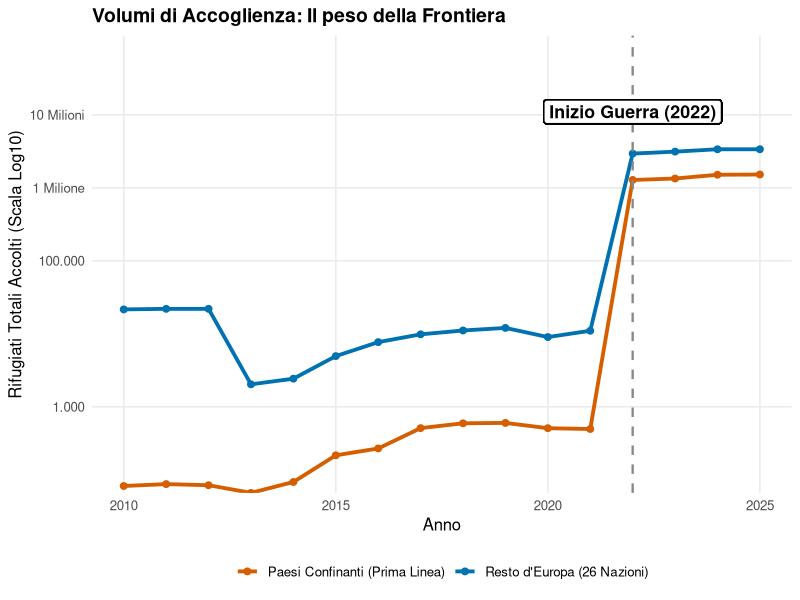
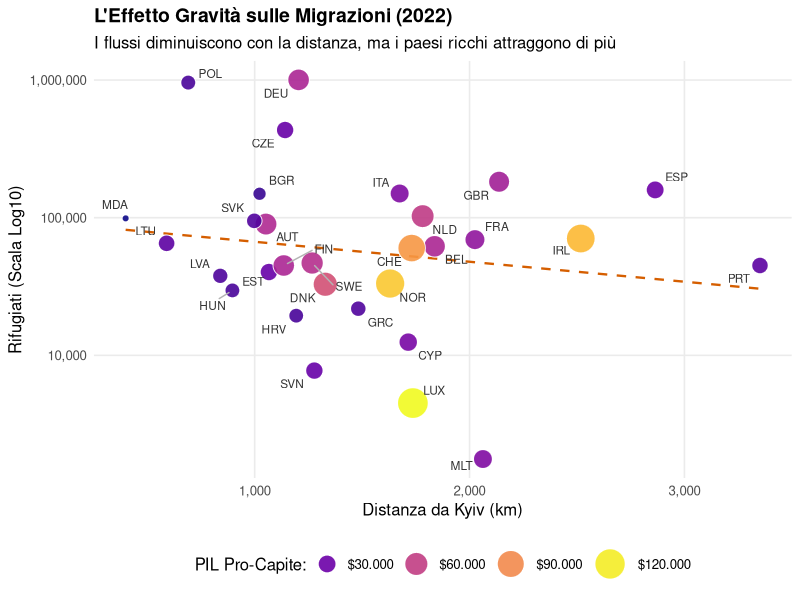
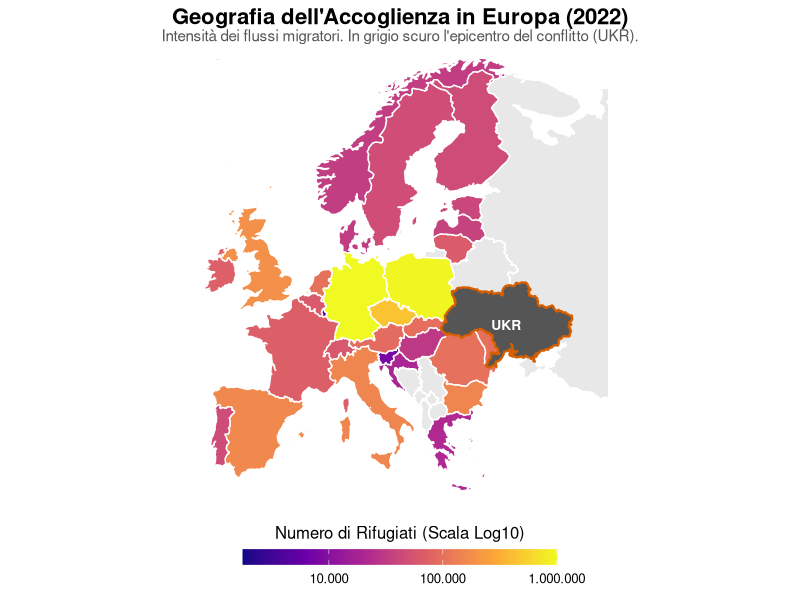
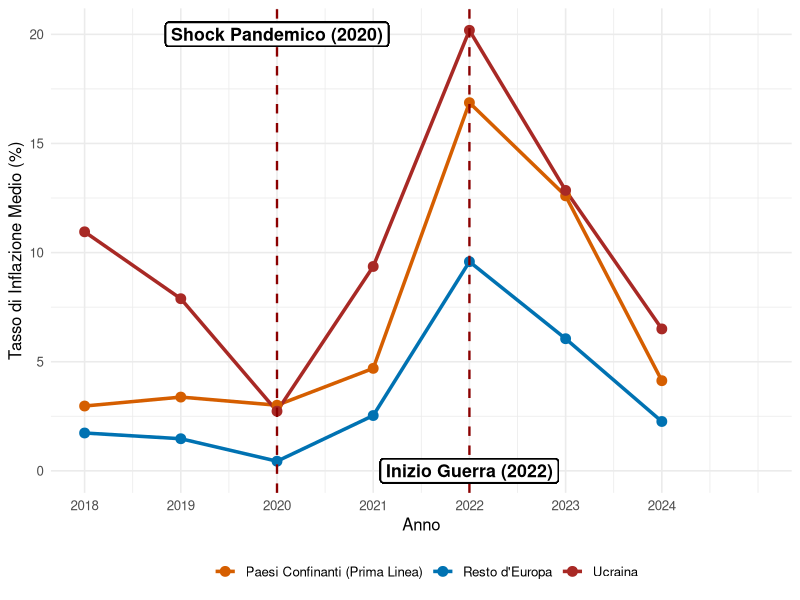
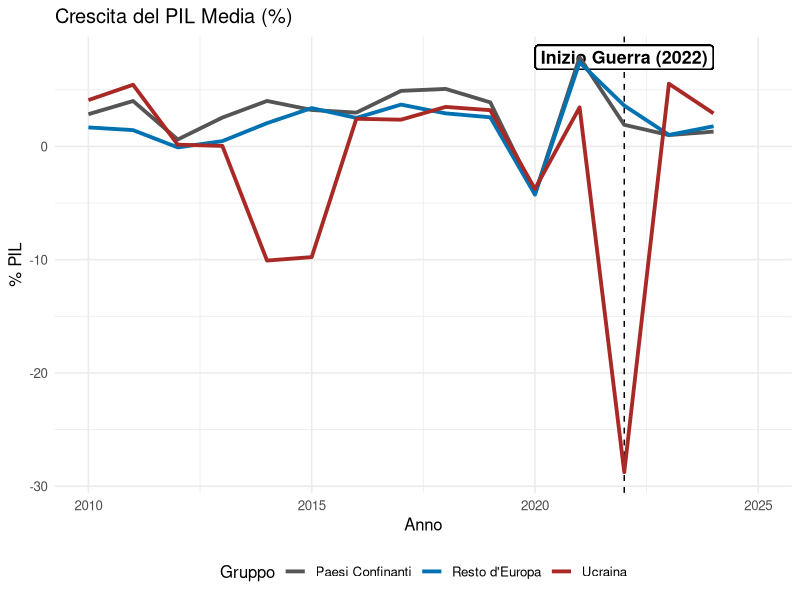

Source code (R) for these figures, in order:
## ---- chunk 1
#| echo: false
#| message: false
#| warning: false
library(tidyverse)
library(knitr)
library(kableExtra)
library(here)

# Caricamento del dataset (Assicurati che il percorso sia corretto)
master_data <- read_csv(here("DATA/PROCESSED/master_dataset_ukraine.csv"))
df <- read_csv(here("DATA/PROCESSED/dataset_finale_integrato.csv"))
## ---- chunk 2
#| echo: false
#| message: false
#| warning: false

library(knitr)
library(kableExtra)
library(dplyr)

codebook_data <- data.frame(
  Categoria = c("Target (Y)", "Push (X1)", "Pull (X2)", "Friction (X3)", 
                "Macro Shock", "Macro Shock", "Controllo", "Controllo"),
  Variabile = c("Refugees", "Total_Fatalities", "GDP_per_capita", "Dist_km", 
                "crescita_pil", "inflazione", "Periodo", "Confine"),
  Descrizione = c("Flussi rifugiati ucraini", "Intensità conflitto (vittime)", 
                  "Ricchezza paese destinaz.", "Distanza lineare da Kyiv", 
                  "Variazione % PIL reale", "Variazione % prezzi",
                  "Fasi: 2010-13, 14-21, 22-24", "Dummy contiguità (1/0)"),
  Fonte = c("UNHCR", "ACLED", "World Bank", "CEPII", "World Bank", "World Bank", "-", "-")
)

kable(codebook_data, format = "latex", booktabs = TRUE) %>%
  kable_styling(
    latex_options = c("hold_position"),
    font_size = 6
  ) %>%
  column_spec(1, bold = TRUE)
## ---- chunk 3
#| echo: false
#| warning: false
#| message: false

library(tidyverse)
library(knitr)
library(kableExtra)

# Usiamo il dataset definitivo
# (Assicurati che 'df' o 'dataset_finale' sia caricato in memoria)
stats_by_year <- df %>%
  filter(Year >= 2018 & Year <= 2024) %>%
  group_by(Year) %>%
  summarise(
    Tot_Rif = sum(Refugees, na.rm = TRUE),
    Vittime = max(Total_Fatalities, na.rm = TRUE), # max perché è costante per anno
    Infl_Media = mean(inflazione, na.rm = TRUE)
  ) %>%
  mutate(across(where(is.numeric), ~round(., 1)))

# Tabella professionale con 4 colonne
kable(stats_by_year, format = "latex", booktabs = TRUE, 
      col.names = c("Anno", "Tot. Rifugiati", "Vittime Guerra", "Inflazione Media (%)")) %>%
  kable_styling(latex_options = c("striped", "hold_position"), font_size = 8) %>%
  # Evidenziamo la riga del 2022 (quarta riga se partiamo dal 2018)
  row_spec(5, bold = TRUE, background = "#F2F2F2")
## ---- chunk 4
#| echo: false
#| warning: false
#| message: false
#| fig-align: "center"
#| out-width: "85%"
#| fig-height: 4.2

library(tidyverse)
library(scales)
library(here)

# Carichiamo il dataset unico
df <- read_csv(here("DATA/PROCESSED/dataset_finale_integrato.csv"))

# Creiamo i gruppi e calcoliamo la SOMMA dei rifugiati
df_flussi <- df %>%
  filter(iso3 != "UKR") %>% # Escludiamo l'Ucraina (origine)
  mutate(Gruppo = if_else(iso3 %in% c("POL", "ROU", "SVK", "HUN", "MDA"), 
                          "Paesi Confinanti (Prima Linea)", 
                          "Resto d'Europa (26 Nazioni)")) %>%
  group_by(Year, Gruppo) %>%
  summarise(Totale_Rifugiati = sum(Refugees, na.rm = TRUE), .groups = "drop")

# Creiamo il grafico
ggplot(df_flussi, aes(x = Year, y = Totale_Rifugiati + 1, color = Gruppo)) +
  geom_line(linewidth = 1.3) +
  geom_point(size = 2) +
  
  # Linea dell'invasione
  geom_vline(xintercept = 2022, linetype = "dashed", color = "#888888", linewidth = 0.8) +
  geom_label(aes(x = 2022, y = 11000000, label = "Inizio Guerra (2022)"),
             size = 4.5, color = "black", fontface = "bold", fill = "white", label.size = 0.5) +
  
  # Scala Logaritmica
  scale_y_log10(
    breaks = c(1, 1000, 100000, 1000000, 10000000),
    labels = c("0", "1.000", "100.000", "1 Milione", "10 Milioni"),
    expand = expansion(mult = c(0, 0.2)) 
  ) +
  
  # Colori coordinati con l'analisi macroeconomica successiva
  scale_color_manual(values = c(
    "Paesi Confinanti (Prima Linea)" = "#D55E00", 
    "Resto d'Europa (26 Nazioni)" = "#0072B2"
  )) +
  
  theme_minimal(base_size = 12) +
  theme(
    legend.position = "bottom",
    legend.title = element_blank(), 
    plot.title = element_text(face = "bold", size = 14),
    panel.grid.minor = element_blank()
  ) +
  labs(
    title = "Volumi di Accoglienza: Il peso della Frontiera",
    x = "Anno",
    y = "Rifugiati Totali Accolti (Scala Log10)"
  )
## ---- chunk 5
#| fig-pos: "H"
#| fig-width: 8
#| fig-height: 5
#| out-width: "100%"
#| warning: false
#| message: false

library(ggplot2)
library(scales)
library(ggrepel)
library(dplyr)
library(tidyr) # Ci serve per la funzione drop_na()

master_data %>%
  # 1. Pulizia: Togliamo chi ha 0 rifugiati (evita log di 0) 
  filter(Year == 2022, Refugees > 0) %>%
  # E togliamo eventuali righe con dati mancanti per evitare i Warning
  drop_na(Dist_km, GDP_per_capita, Refugees) %>%
  
  ggplot(aes(x = Dist_km, y = Refugees)) +
  
  geom_smooth(method = "lm", se = FALSE, color = "#D55E00", linetype = "dashed", linewidth = 0.8) +
  
  # 2. Doppio mapping: Size E Fill dipendono entrambi dal PIL pro-capite
  geom_point(aes(size = GDP_per_capita, fill = GDP_per_capita), 
             shape = 21, color = "white", alpha = 0.9) +
  
  geom_text_repel(aes(label = iso3), 
                  size = 3, color = "#333333",
                  box.padding = 0.4, point.padding = 0.3, segment.color = "grey70") +
  
  # Formattazione assi pulita
  scale_y_log10(labels = comma) +
  scale_x_continuous(labels = comma) +
  
  # 3. Risoluzione errori formato numeri e unione legende
  # Diamo a entrambe le scale lo STESSO nome così R le unisce in una sola legenda
  scale_size_continuous(name = "PIL Pro-Capite:", 
                        range = c(2, 10), 
                        labels = dollar_format(prefix = "$", big.mark = ".", decimal.mark = ",")) +
  
  scale_fill_viridis_c(name = "PIL Pro-Capite:", 
                       option = "plasma", # Palette che va dal viola scuro al giallo chiaro
                       labels = dollar_format(prefix = "$", big.mark = ".", decimal.mark = ",")) +
  
  # Forziamo la legenda a combinare dimensione e colore nei pallini in basso
  guides(fill = guide_legend(), size = guide_legend()) +
  
  theme_minimal(base_size = 12) +
  theme(
    legend.position = "bottom",
    plot.title = element_text(face = "bold", size = 14),
    panel.grid.minor = element_blank()
  ) +
  labs(
    title = "L'Effetto Gravità sulle Migrazioni (2022)",
    subtitle = "I flussi diminuiscono con la distanza, ma i paesi ricchi attraggono di più",
    x = "Distanza da Kyiv (km)", 
    y = "Rifugiati (Scala Log10)"
  )
## ---- chunk 6
#| fig-pos: "H"
#| fig-width: 8
#| fig-height: 7
#| out-width: "100%"
#| message: false
#| warning: false

library(ggplot2)
library(sf)
library(rnaturalearth)
library(rnaturalearthdata)
library(dplyr)
library(scales)

# 1. Scarichiamo i confini dell'Europa
europe <- ne_countries(scale = "medium", returnclass = "sf", continent = "Europe")

# 2. Filtriamo i nostri dati per il 2022
map_data_2022 <- master_data %>% filter(Year == 2022)

# 3. Uniamo usando adm0_a3 (molto più affidabile di iso_a3 per i confini)
europe_data <- europe %>% 
  left_join(map_data_2022, by = c("adm0_a3" = "iso3"))

# 4. Disegniamo la mappa
ggplot(data = europe_data) +
  # Livello 1: Sfondo per tutti i paesi europei (grigio chiaro)
  geom_sf(fill = "#E8E8E8", color = "white", linewidth = 0.4) +
  
  # Livello 2: Coloriamo solo i paesi del nostro dataset con i rifugiati
  geom_sf(aes(fill = Refugees), color = "white", linewidth = 0.5) +
  
  # Livello 3: Evidenziamo l'Ucraina come "Epicentro" (grigio scuro, bordo rosso)
  geom_sf(data = europe_data %>% filter(adm0_a3 == "UKR"),
          fill = "#555555", color = "#D55E00", linewidth = 0.8) +
  geom_sf_text(data = europe_data %>% filter(adm0_a3 == "UKR"),
               aes(label = "UKR"), color = "white", size = 3.5, fontface = "bold") +
  
  # Inquadratura allargata per includere Portogallo, Scandinavia e Cipro
  coord_sf(xlim = c(-12, 45), ylim = c(34, 71), expand = FALSE) +
  
  # Scala colori "Plasma" con legenda orizzontale formattata
  scale_fill_viridis_c(
    option = "plasma", 
    trans = "log10", 
    labels = comma_format(big.mark = ".", decimal.mark = ","),
    na.value = "transparent", # Lascia trasparire lo sfondo grigio
    name = "Numero di Rifugiati (Scala Log10)",
    guide = guide_colorbar(
      direction = "horizontal",
      barheight = unit(4, "mm"),
      barwidth = unit(80, "mm"),
      title.position = "top",
      title.hjust = 0.5
    )
  ) +
  
  # Tema mappa pulito
  theme_void(base_size = 12) +
  theme(
    legend.position = "bottom",
    legend.margin = margin(t = 10, b = 10),
    plot.title = element_text(face = "bold", size = 16, hjust = 0.5),
    plot.subtitle = element_text(size = 11, hjust = 0.5, color = "#555555", margin = margin(b = 10)),
  ) +
  labs(
    title = "Geografia dell'Accoglienza in Europa (2022)",
    subtitle = "Intensità dei flussi migratori. In grigio scuro l'epicentro del conflitto (UKR)."
  )
## ---- chunk 7
#| echo: false
#| warning: false
#| message: false
#| fig-align: "center"
#| out-width: "85%"
#| fig-width: 8
#| fig-height: 4.2

library(tidyverse)
library(here)

df <- read_csv(here("DATA/PROCESSED/dataset_finale_integrato.csv"))

# Calcoliamo la media dell'inflazione per i TRE gruppi (inclusa Ucraina)
df_inflazione <- df %>%
  filter(Year >= 2018) %>%
  mutate(Gruppo = case_when(
    iso3 == "UKR" ~ "Ucraina",
    iso3 %in% c("POL", "ROU", "SVK", "HUN", "MDA") ~ "Paesi Confinanti (Prima Linea)", 
    TRUE ~ "Resto d'Europa"
  )) %>%
  group_by(Year, Gruppo) %>%
  summarise(Media_Inflazione = mean(inflazione, na.rm = TRUE), .groups = 'drop')

# Creiamo il grafico
ggplot(df_inflazione, aes(x = Year, y = Media_Inflazione, color = Gruppo)) +
  geom_line(linewidth = 1.2) +
  geom_point(size = 3) +
  geom_vline(xintercept = 2022, linetype = "dashed", color = "darkred", linewidth = 0.8) +
  geom_vline(xintercept = 2020, linetype = "dashed", color = "darkred", linewidth = 0.8) +
    geom_label(
    aes(x = 2022, y = 0), label = "Inizio Guerra (2022)", na.rm = TRUE,
    size = 4.5, color = "black", fontface = "bold", fill = "white", label.size = 0.5,
    inherit.aes = FALSE
  ) + 
  geom_label(
    aes(x = 2020, y = 20), label = "Shock Pandemico (2020)", na.rm = TRUE,
    size = 4.5, color = "black", fontface = "bold", fill = "white", label.size = 0.5,
    inherit.aes = FALSE
  ) +
  scale_color_manual(values = c(
    "Ucraina" = "#A82925",                           # Rosso scuro (Epicentro)
    "Paesi Confinanti (Prima Linea)" = "#D55E00",    # Arancione (Frontiera)
    "Resto d'Europa" = "#0072B2"                     # Blu (Periferia/Resto)
  )) +
  scale_x_continuous(breaks = 2018:2024) +
  labs(
    y = "Tasso di Inflazione Medio (%)",
    x = "Anno",
    color = ""
  ) +
  theme_minimal(base_size = 12) +
  theme(legend.position = "bottom")
## ---- chunk 8
#| echo: false
#| message: false
#| warning: false

library(tidyverse)
library(here)

# Carichiamo il dataset unico
df <- read_csv(here("DATA/PROCESSED/dataset_finale_integrato.csv"))

# Creiamo le categorie per il confronto
df_groups <- df %>%
  mutate(Gruppo = case_when(
    iso3 == "UKR" ~ "Ucraina",
    iso3 %in% c("POL", "ROU", "SVK", "HUN", "MDA") ~ "Paesi Confinanti",
    TRUE ~ "Resto d'Europa"
  )) %>%
  # Calcoliamo le medie per gruppo per ogni anno
  group_by(Year, Gruppo, periodo) %>%
  summarise(
    crescita_pil = mean(crescita_pil, na.rm = TRUE),
    inflazione = mean(inflazione, na.rm = TRUE),
    .groups = "drop"
  )
## ---- chunk 9
ggplot(df_groups, aes(x = Year, y = crescita_pil, color = Gruppo)) +
  geom_vline(xintercept = 2022, linetype = "dashed", color = "black") + 
  geom_label(aes(x = 2022, y = max(df_groups$crescita_pil, na.rm = TRUE), label = "Inizio Guerra (2022)"),
             size = 4.5, color = "black", fontface = "bold", fill = "white", label.size = 0.5) +
  geom_line(linewidth = 1.3) +
  scale_color_manual(values = c(
    "Ucraina" = "#A82925",          # Rosso Unibo
    "Paesi Confinanti" = "#555555", # Grigio scuro
    "Resto d'Europa" = "#0072B2"    # Blu accademico
  )) +
  theme_minimal(base_size = 12) +
  labs(title = "Crescita del PIL Media (%)", x = "Anno", y = "% PIL") +
  theme(legend.position = "bottom")
## ---- chunk 10
#| echo: false
#| message: false
#| warning: false

library(tidyverse)
library(knitr)
library(kableExtra)

# Prepariamo i dati filtrando i periodi di interesse
df_stats <- df %>%
  filter(periodo %in% c("Pre-guerra", "Post-guerra")) %>%
  mutate(Gruppo = case_when(
    iso3 == "UKR" ~ "UKR",
    iso3 %in% c("POL", "ROU", "SVK", "HUN", "MDA") ~ "Conf.",
    TRUE ~ "Resto"
  )) %>%
  group_by(Gruppo, periodo) %>%
  summarise(
    Media = mean(crescita_pil, na.rm = TRUE),
    SD = sd(crescita_pil, na.rm = TRUE),
    Min = min(crescita_pil, na.rm = TRUE),
    Max = max(crescita_pil, na.rm = TRUE),
    .groups = "drop"
  )

kable(df_stats, format = "latex", booktabs = TRUE, digits = 1) %>%
  kable_styling(latex_options = c("striped", "scale_down"), font_size = 6) %>%
  column_spec(3, bold = TRUE, color = ifelse(df_stats$Media < 0, "red", "black"))
## ---- chunk 11
#| echo: false
#| message: false
#| warning: false

df_stats_infl <- df %>%
  filter(periodo %in% c("Pre-guerra", "Post-guerra")) %>%
  mutate(Gruppo = case_when(
    iso3 == "UKR" ~ "UKR",
    iso3 %in% c("POL", "ROU", "SVK", "HUN", "MDA") ~ "Conf.",
    TRUE ~ "Resto"
  )) %>%
  group_by(Gruppo, periodo) %>%
  summarise(
    Media = mean(inflazione, na.rm = TRUE),
    SD = sd(inflazione, na.rm = TRUE),
    Min = min(inflazione, na.rm = TRUE),
    Max = max(inflazione, na.rm = TRUE),
    .groups = "drop"
  )

kable(df_stats_infl, format = "latex", booktabs = TRUE, digits = 1) %>%
  kable_styling(latex_options = c("striped", "scale_down"), font_size = 6)
## ---- chunk 12
#| echo: false
#| message: false
#| warning: false

library(knitr)
library(kableExtra)

# Creiamo il dataframe con le specifiche del modello
variabili_df <- data.frame(
  Variabile = c("$Y_{it}$", "$R_{it}$", "$C_i$", "$T_t$", "$C_i \\times T_t$", 
                "$R_{it} \\times T_t$", "$INF_{it}$", "$FAT_{it}$", "$\\epsilon_{it}$"),
  Descrizione = c("PIL pro capite (USD correnti)", "Numero rifugiati ucraini", 
                  "Dummy paesi confinanti (1/0)", "Dummy post-guerra ($t \\ge 2022$)", 
                  "Interazione: confinanza $\\times$ post", "Interazione: rifugiati $\\times$ post", 
                  "Tasso di inflazione (\\%)", "Vittime totali di conflitto", "Termine di errore"),
  Tipo = c("Continua", "Continua", "Dummy", "Dummy", "Interazione", 
           "Interazione", "Continua", "Continua", "-"),
  Fonte = c("World Bank", "UNHCR", "-", "-", "-", "-", "World Bank", "ACLED", "-")
)

# Generiamo la tabella compatta
kable(variabili_df, format = "latex", booktabs = TRUE, escape = FALSE, align = "clcc") %>%
  kable_styling(latex_options = c("striped", "scale_down"), font_size = 7) %>%
  row_spec(0, bold = TRUE)
## ---- chunk 13
#| echo: false
#| message: false
#| warning: false

library(knitr)
library(kableExtra)

conf_post <- df |> 
  filter(iso3 %in% c("POL", "ROU", "SVK", "HUN", "MDA"),
         periodo == "Post-guerra") |> 
  pull(GDP_per_capita)

nonconf_post <- df |> 
  filter(!iso3 %in% c("POL", "ROU", "SVK", "HUN", "MDA", "UKR"),
         periodo == "Post-guerra") |> 
  pull(GDP_per_capita)

test_pil <- t.test(conf_post, nonconf_post, var.equal = FALSE)

data.frame(
  ` ` = c("Media Confinanti", "Media Non Confinanti", "Differenza", 
           "t-statistic", "Gradi libertà", "p-value", "IC 95% inf", "IC 95% sup"),
  Valore = c(
    round(mean(conf_post, na.rm = TRUE), 1),
    round(mean(nonconf_post, na.rm = TRUE), 1),
    round(mean(conf_post, na.rm = TRUE) - mean(nonconf_post, na.rm = TRUE), 1),
    round(test_pil$statistic, 4),
    round(test_pil$parameter, 1),
    round(test_pil$p.value, 4),
    round(test_pil$conf.int[1], 1),
    round(test_pil$conf.int[2], 1)
  )
) |>
  kable(format = "latex", booktabs = TRUE, 
        col.names = c("Statistica", "Valore"),
        align = "lc") |>
  kable_styling(latex_options = c("striped", "hold_position"), font_size = 8) |>
  row_spec(4:6, bold = TRUE)
## ---- chunk 14
#| echo: false
#| message: false
#| warning: false

conf_infl <- df |> 
  filter(iso3 %in% c("POL", "ROU", "SVK", "HUN", "MDA"),
         periodo == "Post-guerra") |> 
  pull(inflazione)

nonconf_infl <- df |> 
  filter(!iso3 %in% c("POL", "ROU", "SVK", "HUN", "MDA", "UKR"),
         periodo == "Post-guerra") |> 
  pull(inflazione)

test_infl <- t.test(conf_infl, nonconf_infl, var.equal = FALSE)

data.frame(
  ` ` = c("Media Confinanti", "Media Non Confinanti", "Differenza",
           "t-statistic", "Gradi libertà", "p-value", "IC 95% inf", "IC 95% sup"),
  Valore = c(
    round(mean(conf_infl, na.rm = TRUE), 2),
    round(mean(nonconf_infl, na.rm = TRUE), 2),
    round(mean(conf_infl, na.rm = TRUE) - mean(nonconf_infl, na.rm = TRUE), 2),
    round(test_infl$statistic, 4),
    round(test_infl$parameter, 1),
    round(test_infl$p.value, 4),
    round(test_infl$conf.int[1], 2),
    round(test_infl$conf.int[2], 2)
  )
) |>
  kable(format = "latex", booktabs = TRUE,
        col.names = c("Statistica", "Valore"),
        align = "lc") |>
  kable_styling(latex_options = c("striped", "hold_position"), font_size = 8) |>
  row_spec(4:6, bold = TRUE)
## ---- chunk 15
#| echo: false
#| message: false
#| warning: false

conf_pre <- df |> 
  filter(iso3 %in% c("POL", "ROU", "SVK", "HUN", "MDA"),
         periodo == "Pre-guerra") |> 
  pull(crescita_pil)

conf_post_pil <- df |> 
  filter(iso3 %in% c("POL", "ROU", "SVK", "HUN", "MDA"),
         periodo == "Post-guerra") |> 
  pull(crescita_pil)

rest_pre <- df |> 
  filter(!iso3 %in% c("POL", "ROU", "SVK", "HUN", "MDA", "UKR"),
         periodo == "Pre-guerra") |> 
  pull(crescita_pil)

rest_post <- df |> 
  filter(!iso3 %in% c("POL", "ROU", "SVK", "HUN", "MDA", "UKR"),
         periodo == "Post-guerra") |> 
  pull(crescita_pil)

test_conf  <- t.test(conf_pre, conf_post_pil, var.equal = FALSE)
test_resto <- t.test(rest_pre, rest_post, var.equal = FALSE)

data.frame(
  Gruppo = c("Confinanti", "Confinanti", "Confinanti",
             "Resto Europa", "Resto Europa", "Resto Europa"),
  Statistica = rep(c("t-statistic", "p-value", "Differenza media"), 2),
  Valore = c(
    round(test_conf$statistic, 4),
    round(test_conf$p.value, 4),
    round(mean(conf_pre, na.rm=TRUE) - mean(conf_post_pil, na.rm=TRUE), 2),
    round(test_resto$statistic, 4),
    round(test_resto$p.value, 4),
    round(mean(rest_pre, na.rm=TRUE) - mean(rest_post, na.rm=TRUE), 2)
  )
) |>
  kable(format = "latex", booktabs = TRUE, align = "llc") |>
  kable_styling(latex_options = c("striped", "hold_position"), font_size = 8) |>
  pack_rows("Confinanti: Pre vs Post-guerra", 1, 3) |>
  pack_rows("Resto Europa: Pre vs Post-guerra", 4, 6)
## ---- chunk 16

#| echo: false
#| message: false
#| warning: false

library(tidyverse)
library(knitr)
library(kableExtra)
library(here)

df <- read_csv(here("DATA/PROCESSED/dataset_finale_integrato.csv"))

# Separiamo pre-2022 e post-2022
pre_2022 <- df %>%
  filter(Year < 2022, Year >= 2018) %>%
  select(Refugees, Total_Fatalities, inflazione) %>%
  na.omit()

post_2022 <- df %>%
  filter(Year >= 2022) %>%
  select(Refugees, Total_Fatalities, inflazione) %>%
  na.omit()

# Test t per rifugiati
test_rif <- t.test(pre_2022$Refugees, post_2022$Refugees, var.equal = FALSE)

# Test t per vittime
test_vit <- t.test(pre_2022$Total_Fatalities, post_2022$Total_Fatalities, var.equal = FALSE)

# Test t per inflazione
test_inf <- t.test(pre_2022$inflazione, post_2022$inflazione, var.equal = FALSE)

# Tabella risultati
results <- data.frame(
  Variabile = c("Rifugiati", "Vittime", "Inflazione (%)"),
  Media_Pre = c(
    round(mean(pre_2022$Refugees, na.rm = TRUE), 0),
    round(mean(pre_2022$Total_Fatalities, na.rm = TRUE), 0),
    round(mean(pre_2022$inflazione, na.rm = TRUE), 2)
  ),
  Media_Post = c(
    round(mean(post_2022$Refugees, na.rm = TRUE), 0),
    round(mean(post_2022$Total_Fatalities, na.rm = TRUE), 0),
    round(mean(post_2022$inflazione, na.rm = TRUE), 2)
  ),
  t_stat = c(
    round(test_rif$statistic, 3),
    round(test_vit$statistic, 3),
    round(test_inf$statistic, 3)
  ),
  p_value = c(
    round(test_rif$p.value, 4),
    round(test_vit$p.value, 4),
    round(test_inf$p.value, 4)
  ),
  Sig = c(
    if_else(test_rif$p.value < 0.001, "***", 
            if_else(test_rif$p.value < 0.01, "**", 
                    if_else(test_rif$p.value < 0.05, "*", ""))),
    if_else(test_vit$p.value < 0.001, "***", 
            if_else(test_vit$p.value < 0.01, "**", 
                    if_else(test_vit$p.value < 0.05, "*", ""))),
    if_else(test_inf$p.value < 0.001, "***", 
            if_else(test_inf$p.value < 0.01, "**", 
                    if_else(test_inf$p.value < 0.05, "*", "")))
  )
)

kable(results, format = "latex", booktabs = TRUE,
      col.names = c("Variabile", "Media Pre-2022", "Media Post-2022", 
                    "t-stat", "p-value", "Sig."),
      align = "lcccccc") %>%
  kable_styling(latex_options = c("striped", "hold_position"), font_size = 7) %>%
  row_spec(0, bold = TRUE)
## ---- chunk 17
#| echo: false
#| message: false
#| warning: false

library(knitr)
library(kableExtra)

variabili_df <- data.frame(
  Variabile = c("$Y_{it}$", "$\\Delta R_{it}$", "$C_i$", "$T_t$", 
                "$C_i \\times T_t$", "$\\Delta R_{it} \\times T_t$", 
                "$INF_{it}$", "$FAT_{it}$", "$1/Dist_i$", "$\\epsilon_{it}$"),
  Descrizione = c("PIL pro capite (USD correnti)", 
                  "Flusso migratorio annuo (\\textit{delta} rifugiati)",
                  "Dummy paesi confinanti (1/0)", 
                  "Dummy post-guerra ($t \\ge 2022$)", 
                  "Interazione: confinanza $\\times$ post-guerra",
                  "Interazione: flusso migratorio $\\times$ post-guerra", 
                  "Tasso di inflazione (\\%)", 
                  "Vittime totali di conflitto",
                  "Distanza inversa da Kyiv (effetto gravità)",
                  "Termine di errore"),
  Tipo = c("Continua", "Continua", "Dummy", "Dummy", 
           "Interazione", "Interazione", "Continua", "Continua", "Continua", "-"),
  Fonte = c("World Bank", "UNHCR", "-", "-", "-", "-", "World Bank", "ACLED", "CEPII", "-")
)

kable(variabili_df, format = "latex", booktabs = TRUE, escape = FALSE, align = "clcc") %>%
  kable_styling(latex_options = c("striped", "scale_down"), font_size = 6.5) %>%
  row_spec(0, bold = TRUE) %>%
  row_spec(c(2, 9), bold = TRUE)
## ---- chunk 18
#| echo: false
#| message: false
#| warning: false

library(broom)
library(knitr)
library(kableExtra)

df_model <- df |>
  filter(Year <= 2024, iso3 != "UKR") |>
  arrange(iso3, Year) |>
  group_by(iso3) |>
  mutate(delta_refugees = Refugees - lag(Refugees)) |>
  ungroup() |>
  mutate(
    inv_dist = 1 / Dist_km,
    C_i  = if_else(iso3 %in% c("POL", "ROU", "SVK", "HUN", "MDA"), 1, 0),
    T_t  = if_else(Year >= 2022, 1, 0),
    CxT  = C_i * T_t,
    DRxT = delta_refugees * T_t
  ) |>
  filter(!is.na(delta_refugees))

modello <- lm(
  GDP_per_capita ~ delta_refugees + C_i + T_t + CxT + DRxT +
                   inflazione + Total_Fatalities + inv_dist,
  data = df_model
)

s <- summary(modello)

tidy(modello, conf.int = TRUE) |>
  mutate(
    term = c("Intercetta",
             "$\\Delta R_{it}$",
             "$C_i$",
             "$T_t$",
             "$C_i \\times T_t$",
             "$\\Delta R_{it} \\times T_t$",
             "$INF_{it}$",
             "$FAT_{it}$",
             "$1/Dist_i$"),
    sig = case_when(
      p.value < 0.001 ~ "***",
      p.value < 0.01  ~ "**",
      p.value < 0.05  ~ "*",
      p.value < 0.1   ~ ".",
      TRUE            ~ ""
    )
  ) |>
  select(term, estimate, std.error, statistic, p.value, sig) |>
  mutate(across(where(is.numeric), \(x) round(x, 3))) |>
  kable(format = "latex", booktabs = TRUE, escape = FALSE,
        col.names = c("Variabile", "Stima", "Std. Error", "t-stat", "p-value", "")) |>
  kable_styling(latex_options = c("striped", "hold_position"), font_size = 7) |>
  row_spec(0, bold = TRUE) |>
  footnote(
    general = "Signif.: *** p$<$0.001,  ** p$<$0.01,  * p$<$0.05 . p$<$0.1",
    escape = FALSE,
    general_title = "",
    footnote_as_chunk = TRUE
  )
